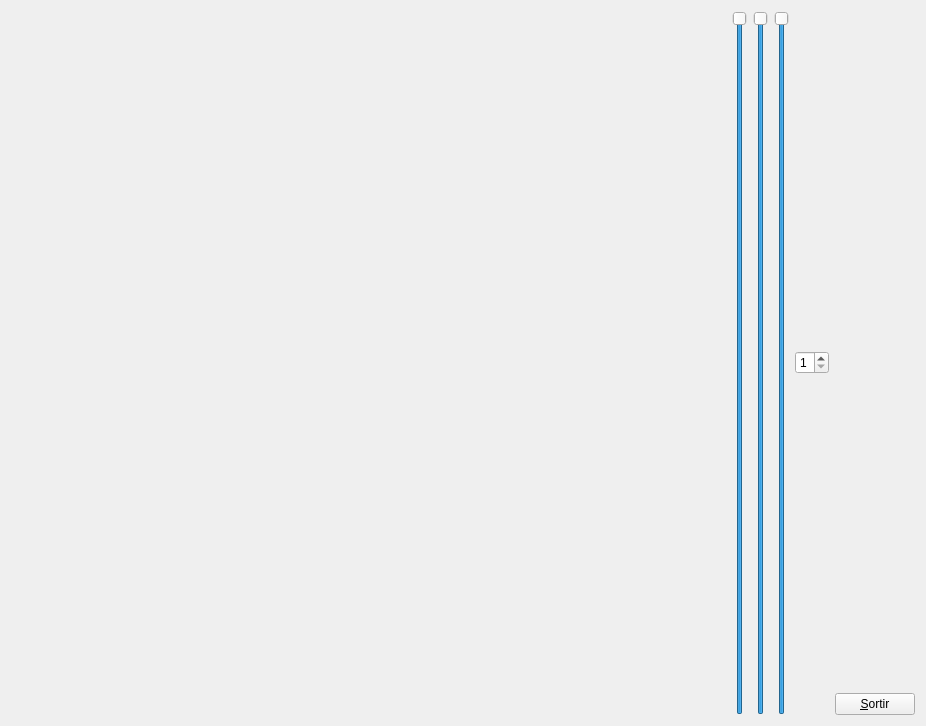
<?xml version="1.0" encoding="UTF-8"?>
<ui version="4.0">
 <class>MyForm</class>
 <widget class="QWidget" name="MyForm">
  <property name="geometry">
   <rect>
    <x>0</x>
    <y>0</y>
    <width>926</width>
    <height>726</height>
   </rect>
  </property>
  <property name="windowTitle">
   <string>IDI-Lab</string>
  </property>
  <layout class="QHBoxLayout" name="horizontalLayout">
   <item>
    <widget class="MyGLWidget" name="widget" native="true">
     <property name="sizePolicy">
      <sizepolicy hsizetype="Expanding" vsizetype="Expanding">
       <horstretch>0</horstretch>
       <verstretch>0</verstretch>
      </sizepolicy>
     </property>
     <property name="minimumSize">
      <size>
       <width>50</width>
       <height>50</height>
      </size>
     </property>
    </widget>
   </item>
   <item>
    <widget class="QSlider" name="verticalSlider_2">
     <property name="maximum">
      <number>100</number>
     </property>
     <property name="value">
      <number>100</number>
     </property>
     <property name="orientation">
      <enum>Qt::Vertical</enum>
     </property>
    </widget>
   </item>
   <item>
    <widget class="QSlider" name="verticalSlider_3">
     <property name="maximum">
      <number>100</number>
     </property>
     <property name="value">
      <number>100</number>
     </property>
     <property name="orientation">
      <enum>Qt::Vertical</enum>
     </property>
    </widget>
   </item>
   <item>
    <widget class="QSlider" name="verticalSlider">
     <property name="maximum">
      <number>100</number>
     </property>
     <property name="value">
      <number>100</number>
     </property>
     <property name="orientation">
      <enum>Qt::Vertical</enum>
     </property>
    </widget>
   </item>
   <item>
    <widget class="QSpinBox" name="spinBox">
     <property name="minimum">
      <number>1</number>
     </property>
     <property name="maximum">
      <number>3</number>
     </property>
    </widget>
   </item>
   <item>
    <layout class="QVBoxLayout" name="verticalLayout">
     <item>
      <spacer name="verticalSpacer">
       <property name="orientation">
        <enum>Qt::Vertical</enum>
       </property>
       <property name="sizeHint" stdset="0">
        <size>
         <width>20</width>
         <height>40</height>
        </size>
       </property>
      </spacer>
     </item>
     <item>
      <widget class="QPushButton" name="pushButton">
       <property name="sizePolicy">
        <sizepolicy hsizetype="Fixed" vsizetype="Fixed">
         <horstretch>0</horstretch>
         <verstretch>0</verstretch>
        </sizepolicy>
       </property>
       <property name="text">
        <string>&amp;Sortir</string>
       </property>
      </widget>
     </item>
    </layout>
   </item>
  </layout>
 </widget>
 <customwidgets>
  <customwidget>
   <class>MyGLWidget</class>
   <extends>QWidget</extends>
   <header>MyGLWidget.h</header>
   <container>1</container>
   <slots>
    <signal>gameOver(QString)</signal>
    <signal>vidaPerduda(QString)</signal>
    <signal>modelChanged(int)</signal>
    <slot>reset()</slot>
    <slot>changeModel(int)</slot>
    <slot>paintRed(int)</slot>
    <slot>paintGreen(int)</slot>
    <slot>paintBlue(int)</slot>
   </slots>
  </customwidget>
 </customwidgets>
 <resources/>
 <connections>
  <connection>
   <sender>pushButton</sender>
   <signal>clicked()</signal>
   <receiver>MyForm</receiver>
   <slot>close()</slot>
   <hints>
    <hint type="sourcelabel">
     <x>897</x>
     <y>715</y>
    </hint>
    <hint type="destinationlabel">
     <x>839</x>
     <y>529</y>
    </hint>
   </hints>
  </connection>
  <connection>
   <sender>spinBox</sender>
   <signal>valueChanged(int)</signal>
   <receiver>widget</receiver>
   <slot>changeModel(int)</slot>
   <hints>
    <hint type="sourcelabel">
     <x>805</x>
     <y>358</y>
    </hint>
    <hint type="destinationlabel">
     <x>594</x>
     <y>284</y>
    </hint>
   </hints>
  </connection>
  <connection>
   <sender>widget</sender>
   <signal>modelChanged(int)</signal>
   <receiver>spinBox</receiver>
   <slot>setValue(int)</slot>
   <hints>
    <hint type="sourcelabel">
     <x>607</x>
     <y>338</y>
    </hint>
    <hint type="destinationlabel">
     <x>811</x>
     <y>363</y>
    </hint>
   </hints>
  </connection>
  <connection>
   <sender>verticalSlider_2</sender>
   <signal>valueChanged(int)</signal>
   <receiver>widget</receiver>
   <slot>paintRed(int)</slot>
   <hints>
    <hint type="sourcelabel">
     <x>733</x>
     <y>477</y>
    </hint>
    <hint type="destinationlabel">
     <x>481</x>
     <y>368</y>
    </hint>
   </hints>
  </connection>
  <connection>
   <sender>verticalSlider_3</sender>
   <signal>valueChanged(int)</signal>
   <receiver>widget</receiver>
   <slot>paintGreen(int)</slot>
   <hints>
    <hint type="sourcelabel">
     <x>756</x>
     <y>453</y>
    </hint>
    <hint type="destinationlabel">
     <x>684</x>
     <y>571</y>
    </hint>
   </hints>
  </connection>
  <connection>
   <sender>verticalSlider</sender>
   <signal>valueChanged(int)</signal>
   <receiver>widget</receiver>
   <slot>paintBlue(int)</slot>
   <hints>
    <hint type="sourcelabel">
     <x>775</x>
     <y>577</y>
    </hint>
    <hint type="destinationlabel">
     <x>684</x>
     <y>602</y>
    </hint>
   </hints>
  </connection>
 </connections>
</ui>
